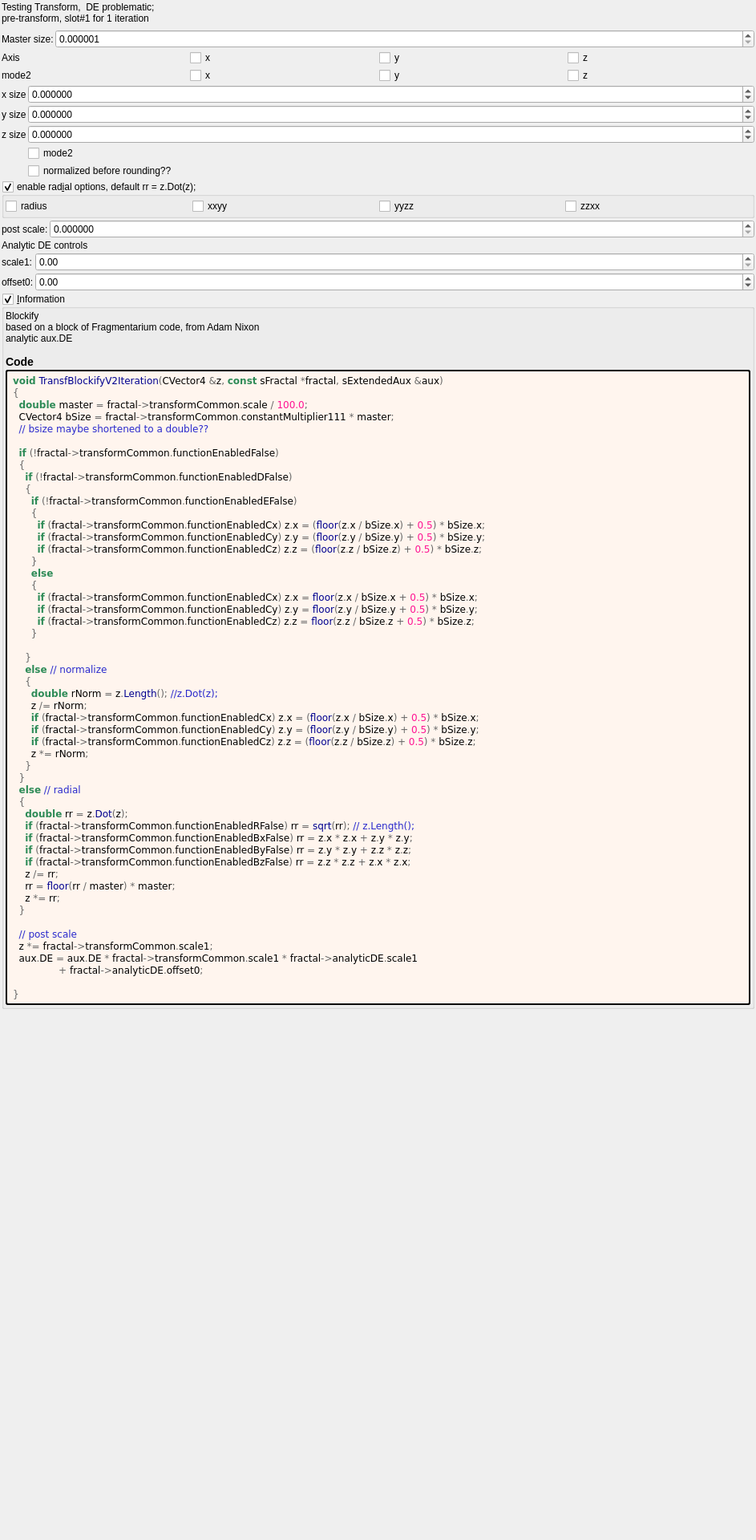
<?xml version="1.0" encoding="UTF-8"?>
<ui version="4.0">
 <class>Form</class>
 <widget class="QWidget" name="Form">
  <property name="geometry">
   <rect>
    <x>0</x>
    <y>0</y>
    <width>943</width>
    <height>1920</height>
   </rect>
  </property>
  <property name="windowTitle">
   <string notr="true">transf_blockify_v2</string>
  </property>
  <layout class="QVBoxLayout" name="verticalLayout">
   <property name="spacing">
    <number>2</number>
   </property>
   <property name="leftMargin">
    <number>2</number>
   </property>
   <property name="topMargin">
    <number>2</number>
   </property>
   <property name="rightMargin">
    <number>2</number>
   </property>
   <property name="bottomMargin">
    <number>2</number>
   </property>
   <item>
    <widget class="QLabel" name="label_94">
     <property name="text">
      <string>Testing Transform,  DE problematic;
pre-transform, slot#1 for 1 iteration</string>
     </property>
     <property name="wordWrap">
      <bool>true</bool>
     </property>
    </widget>
   </item>
   <item>
    <layout class="QGridLayout" name="gridLayout_75" columnstretch="0,1">
     <property name="topMargin">
      <number>5</number>
     </property>
     <property name="spacing">
      <number>2</number>
     </property>
     <item row="0" column="0">
      <widget class="QLabel" name="label_109">
       <property name="text">
        <string>Master size:</string>
       </property>
       <property name="wordWrap">
        <bool>true</bool>
       </property>
      </widget>
     </item>
     <item row="0" column="1">
      <widget class="MyDoubleSpinBox" name="spinbox_transf_scale">
       <property name="sizePolicy">
        <sizepolicy hsizetype="Minimum" vsizetype="Maximum">
         <horstretch>0</horstretch>
         <verstretch>0</verstretch>
        </sizepolicy>
       </property>
       <property name="prefix">
        <string/>
       </property>
       <property name="suffix">
        <string/>
       </property>
       <property name="decimals">
        <number>6</number>
       </property>
       <property name="minimum">
        <double>0.000001000000000</double>
       </property>
       <property name="maximum">
        <double>999.000000000000000</double>
       </property>
       <property name="singleStep">
        <double>0.100000000000000</double>
       </property>
      </widget>
     </item>
    </layout>
   </item>
   <item>
    <layout class="QGridLayout" name="gridLayout" columnstretch="0,0,0,0">
     <item row="1" column="1">
      <widget class="MyCheckBox" name="checkBox_transf_function_enabledCx">
       <property name="text">
        <string notr="true">x</string>
       </property>
      </widget>
     </item>
     <item row="1" column="3">
      <widget class="MyCheckBox" name="checkBox_transf_function_enabledCz">
       <property name="text">
        <string notr="true">z</string>
       </property>
      </widget>
     </item>
     <item row="1" column="2">
      <widget class="MyCheckBox" name="checkBox_transf_function_enabledCy">
       <property name="text">
        <string notr="true">y</string>
       </property>
      </widget>
     </item>
     <item row="1" column="0">
      <widget class="QLabel" name="label_104">
       <property name="text">
        <string>Axis</string>
       </property>
       <property name="wordWrap">
        <bool>true</bool>
       </property>
      </widget>
     </item>
    </layout>
   </item>
   <item>
    <layout class="QGridLayout" name="gridLayout_3" columnstretch="0,0,0,0">
     <item row="1" column="1">
      <widget class="MyCheckBox" name="checkBox_transf_function_enabledAx_false">
       <property name="text">
        <string notr="true">x</string>
       </property>
      </widget>
     </item>
     <item row="1" column="3">
      <widget class="MyCheckBox" name="checkBox_transf_function_enabledAz_false">
       <property name="text">
        <string notr="true">z</string>
       </property>
      </widget>
     </item>
     <item row="1" column="2">
      <widget class="MyCheckBox" name="checkBox_transf_function_enabledAy_false">
       <property name="text">
        <string notr="true">y</string>
       </property>
      </widget>
     </item>
     <item row="1" column="0">
      <widget class="QLabel" name="label_105">
       <property name="text">
        <string>mode2</string>
       </property>
       <property name="wordWrap">
        <bool>true</bool>
       </property>
      </widget>
     </item>
    </layout>
   </item>
   <item>
    <layout class="QGridLayout" name="gridLayout_14" columnstretch="0,1">
     <property name="spacing">
      <number>2</number>
     </property>
     <item row="2" column="0">
      <widget class="QLabel" name="label_107">
       <property name="text">
        <string>y size</string>
       </property>
       <property name="wordWrap">
        <bool>true</bool>
       </property>
      </widget>
     </item>
     <item row="1" column="0">
      <widget class="QLabel" name="label_106">
       <property name="text">
        <string>x size</string>
       </property>
       <property name="wordWrap">
        <bool>true</bool>
       </property>
      </widget>
     </item>
     <item row="2" column="1">
      <widget class="MyDoubleSpinBox" name="spinbox3_transf_constant_multiplier_111_y">
       <property name="sizePolicy">
        <sizepolicy hsizetype="Minimum" vsizetype="Maximum">
         <horstretch>0</horstretch>
         <verstretch>0</verstretch>
        </sizepolicy>
       </property>
       <property name="prefix">
        <string/>
       </property>
       <property name="suffix">
        <string/>
       </property>
       <property name="decimals">
        <number>6</number>
       </property>
       <property name="minimum">
        <double>-99.989999999999995</double>
       </property>
       <property name="maximum">
        <double>99.989999999999995</double>
       </property>
       <property name="singleStep">
        <double>0.100000000000000</double>
       </property>
      </widget>
     </item>
     <item row="3" column="1">
      <widget class="MyDoubleSpinBox" name="spinbox3_transf_constant_multiplier_111_z">
       <property name="sizePolicy">
        <sizepolicy hsizetype="Minimum" vsizetype="Maximum">
         <horstretch>0</horstretch>
         <verstretch>0</verstretch>
        </sizepolicy>
       </property>
       <property name="prefix">
        <string/>
       </property>
       <property name="suffix">
        <string/>
       </property>
       <property name="decimals">
        <number>6</number>
       </property>
       <property name="minimum">
        <double>-99.989999999999995</double>
       </property>
       <property name="maximum">
        <double>99.989999999999995</double>
       </property>
       <property name="singleStep">
        <double>0.100000000000000</double>
       </property>
      </widget>
     </item>
     <item row="1" column="1">
      <widget class="MyDoubleSpinBox" name="spinbox3_transf_constant_multiplier_111_x">
       <property name="sizePolicy">
        <sizepolicy hsizetype="Minimum" vsizetype="Maximum">
         <horstretch>0</horstretch>
         <verstretch>0</verstretch>
        </sizepolicy>
       </property>
       <property name="prefix">
        <string/>
       </property>
       <property name="suffix">
        <string/>
       </property>
       <property name="decimals">
        <number>6</number>
       </property>
       <property name="minimum">
        <double>-99.989999999999995</double>
       </property>
       <property name="maximum">
        <double>99.989999999999995</double>
       </property>
       <property name="singleStep">
        <double>0.100000000000000</double>
       </property>
      </widget>
     </item>
     <item row="3" column="0">
      <widget class="QLabel" name="label_108">
       <property name="text">
        <string>z size</string>
       </property>
       <property name="wordWrap">
        <bool>true</bool>
       </property>
      </widget>
     </item>
     <item row="5" column="1">
      <widget class="MyCheckBox" name="checkBox_transf_function_enabledD_false">
       <property name="text">
        <string>normalized before rounding??</string>
       </property>
      </widget>
     </item>
     <item row="4" column="1">
      <widget class="MyCheckBox" name="checkBox_transf_function_enabledE_false">
       <property name="text">
        <string>mode2</string>
       </property>
      </widget>
     </item>
    </layout>
   </item>
   <item>
    <widget class="MyGroupBox" name="groupCheck_transf_function_enabled_false">
     <property name="title">
      <string>enable rad&amp;ial options, default rr = z.Dot(z);</string>
     </property>
     <property name="checkable">
      <bool>true</bool>
     </property>
     <layout class="QVBoxLayout" name="verticalLayout_15" stretch="0">
      <property name="spacing">
       <number>2</number>
      </property>
      <property name="leftMargin">
       <number>2</number>
      </property>
      <property name="topMargin">
       <number>2</number>
      </property>
      <property name="rightMargin">
       <number>2</number>
      </property>
      <property name="bottomMargin">
       <number>2</number>
      </property>
      <item>
       <layout class="QGridLayout" name="gridLayout_2" columnstretch="0,0,0,0">
        <item row="1" column="0">
         <widget class="MyCheckBox" name="checkBox_transf_function_enabledR_false">
          <property name="text">
           <string>radius</string>
          </property>
         </widget>
        </item>
        <item row="1" column="3">
         <widget class="MyCheckBox" name="checkBox_transf_function_enabledBz_false">
          <property name="text">
           <string>zzxx</string>
          </property>
         </widget>
        </item>
        <item row="1" column="2">
         <widget class="MyCheckBox" name="checkBox_transf_function_enabledBy_false">
          <property name="text">
           <string>yyzz</string>
          </property>
         </widget>
        </item>
        <item row="1" column="1">
         <widget class="MyCheckBox" name="checkBox_transf_function_enabledBx_false">
          <property name="text">
           <string>xxyy</string>
          </property>
         </widget>
        </item>
       </layout>
      </item>
     </layout>
    </widget>
   </item>
   <item>
    <layout class="QGridLayout" name="gridLayout_13" columnstretch="0,0,1" columnminimumwidth="0,0,0">
     <property name="spacing">
      <number>2</number>
     </property>
     <item row="1" column="0" colspan="2">
      <widget class="QLabel" name="label_93">
       <property name="text">
        <string>post scale:</string>
       </property>
       <property name="wordWrap">
        <bool>true</bool>
       </property>
      </widget>
     </item>
     <item row="1" column="2">
      <widget class="MyDoubleSpinBox" name="spinbox_transf_scale_1">
       <property name="sizePolicy">
        <sizepolicy hsizetype="Minimum" vsizetype="Maximum">
         <horstretch>0</horstretch>
         <verstretch>0</verstretch>
        </sizepolicy>
       </property>
       <property name="prefix">
        <string/>
       </property>
       <property name="suffix">
        <string/>
       </property>
       <property name="decimals">
        <number>6</number>
       </property>
       <property name="minimum">
        <double>0.000000000000000</double>
       </property>
       <property name="maximum">
        <double>500.000000000000000</double>
       </property>
       <property name="singleStep">
        <double>0.100000000000000</double>
       </property>
      </widget>
     </item>
    </layout>
   </item>
   <item>
    <widget class="QLabel" name="label_95">
     <property name="text">
      <string>Analytic DE controls</string>
     </property>
     <property name="wordWrap">
      <bool>true</bool>
     </property>
    </widget>
   </item>
   <item>
    <layout class="QGridLayout" name="gridLayout_27" columnstretch="0,0,1">
     <property name="spacing">
      <number>2</number>
     </property>
     <item row="1" column="2">
      <widget class="MyDoubleSpinBox" name="spinbox_analyticDE_offset_0">
       <property name="sizePolicy">
        <sizepolicy hsizetype="Minimum" vsizetype="Maximum">
         <horstretch>0</horstretch>
         <verstretch>0</verstretch>
        </sizepolicy>
       </property>
       <property name="prefix">
        <string/>
       </property>
       <property name="suffix">
        <string/>
       </property>
       <property name="decimals">
        <number>2</number>
       </property>
       <property name="minimum">
        <double>-99.989999999999995</double>
       </property>
       <property name="maximum">
        <double>99.989999999999995</double>
       </property>
       <property name="singleStep">
        <double>0.100000000000000</double>
       </property>
      </widget>
     </item>
     <item row="1" column="1">
      <widget class="QLabel" name="label_177">
       <property name="text">
        <string>offset0:</string>
       </property>
      </widget>
     </item>
     <item row="0" column="1">
      <widget class="QLabel" name="label_176">
       <property name="text">
        <string>scale1:</string>
       </property>
      </widget>
     </item>
     <item row="0" column="2">
      <widget class="MyDoubleSpinBox" name="spinbox_analyticDE_scale_1">
       <property name="sizePolicy">
        <sizepolicy hsizetype="Minimum" vsizetype="Maximum">
         <horstretch>0</horstretch>
         <verstretch>0</verstretch>
        </sizepolicy>
       </property>
       <property name="prefix">
        <string/>
       </property>
       <property name="suffix">
        <string/>
       </property>
       <property name="decimals">
        <number>2</number>
       </property>
       <property name="minimum">
        <double>0.000000000000000</double>
       </property>
       <property name="maximum">
        <double>99.989999999999995</double>
       </property>
       <property name="singleStep">
        <double>0.100000000000000</double>
       </property>
      </widget>
     </item>
    </layout>
   </item>
   <item>
    <widget class="MyGroupBox" name="groupCheck_info">
     <property name="title">
      <string>&amp;Information</string>
     </property>
     <property name="flat">
      <bool>false</bool>
     </property>
     <property name="checkable">
      <bool>true</bool>
     </property>
     <layout class="QVBoxLayout" name="verticalLayout_2">
      <property name="spacing">
       <number>2</number>
      </property>
      <property name="leftMargin">
       <number>2</number>
      </property>
      <property name="topMargin">
       <number>2</number>
      </property>
      <property name="rightMargin">
       <number>2</number>
      </property>
      <property name="bottomMargin">
       <number>2</number>
      </property>
      <item>
       <widget class="QLabel" name="label_information_general">
        <property name="text">
         <string notr="true">&lt;p&gt;Blockify&lt;br&gt;based on a block of Fragmentarium code, from Adam Nixon&lt;br&gt;analytic aux.DE&lt;/p&gt;&lt;table&gt;
&lt;/table&gt;
&lt;h3&gt;Code&lt;/h3&gt;</string>
        </property>
        <property name="wordWrap">
         <bool>true</bool>
        </property>
        <property name="openExternalLinks">
         <bool>true</bool>
        </property>
        <property name="textInteractionFlags">
         <set>Qt::LinksAccessibleByMouse|Qt::TextSelectableByMouse</set>
        </property>
       </widget>
      </item>
      <item>
       <widget class="QLabel" name="label_code_content">
        <property name="styleSheet">
         <string notr="true">border-style: outset; border-width: 2px; border-radius: 3px; border-color: black; background-color: #fff5ee; padding: 4px;</string>
        </property>
        <property name="text">
         <string notr="true">&lt;body style=&quot;background-color:#fff5ee&quot;&gt;
&lt;pre style=&quot;color:#000000; background-color:#fff5ee;  font-family:'Courier New',monospace;&quot;&gt;&lt;span style=&quot;color:#2e8b57; font-weight:bold&quot;&gt;void&lt;/span&gt; &lt;span style=&quot;color:#00008f&quot;&gt;TransfBlockifyV2Iteration&lt;/span&gt;&lt;span style=&quot;color:#676767&quot;&gt;(&lt;/span&gt;CVector4 &lt;span style=&quot;color:#676767&quot;&gt;&amp;amp;&lt;/span&gt;z&lt;span style=&quot;color:#676767&quot;&gt;,&lt;/span&gt; &lt;span style=&quot;color:#2e8b57; font-weight:bold&quot;&gt;const&lt;/span&gt; sFractal &lt;span style=&quot;color:#676767&quot;&gt;*&lt;/span&gt;fractal&lt;span style=&quot;color:#676767&quot;&gt;,&lt;/span&gt; sExtendedAux &lt;span style=&quot;color:#676767&quot;&gt;&amp;amp;&lt;/span&gt;aux&lt;span style=&quot;color:#676767&quot;&gt;)&lt;/span&gt;
&lt;span style=&quot;color:#676767&quot;&gt;{&lt;/span&gt;
  &lt;span style=&quot;color:#2e8b57; font-weight:bold&quot;&gt;double&lt;/span&gt; master &lt;span style=&quot;color:#676767&quot;&gt;=&lt;/span&gt; fractal&lt;span style=&quot;color:#676767&quot;&gt;-&amp;gt;&lt;/span&gt;transformCommon&lt;span style=&quot;color:#676767&quot;&gt;.&lt;/span&gt;scale &lt;span style=&quot;color:#676767&quot;&gt;/&lt;/span&gt; &lt;span style=&quot;color:#ff1493&quot;&gt;100.0&lt;/span&gt;&lt;span style=&quot;color:#676767&quot;&gt;;&lt;/span&gt;
  CVector4 bSize &lt;span style=&quot;color:#676767&quot;&gt;=&lt;/span&gt; fractal&lt;span style=&quot;color:#676767&quot;&gt;-&amp;gt;&lt;/span&gt;transformCommon&lt;span style=&quot;color:#676767&quot;&gt;.&lt;/span&gt;constantMultiplier111 &lt;span style=&quot;color:#676767&quot;&gt;*&lt;/span&gt; master&lt;span style=&quot;color:#676767&quot;&gt;;&lt;/span&gt;
  &lt;span style=&quot;color:#2929cc&quot;&gt;// bsize maybe shortened to a double??&lt;/span&gt;

  &lt;span style=&quot;color:#2e8b57; font-weight:bold&quot;&gt;if&lt;/span&gt; &lt;span style=&quot;color:#676767&quot;&gt;(!&lt;/span&gt;fractal&lt;span style=&quot;color:#676767&quot;&gt;-&amp;gt;&lt;/span&gt;transformCommon&lt;span style=&quot;color:#676767&quot;&gt;.&lt;/span&gt;functionEnabledFalse&lt;span style=&quot;color:#676767&quot;&gt;)&lt;/span&gt;
  &lt;span style=&quot;color:#676767&quot;&gt;{&lt;/span&gt;
    &lt;span style=&quot;color:#2e8b57; font-weight:bold&quot;&gt;if&lt;/span&gt; &lt;span style=&quot;color:#676767&quot;&gt;(!&lt;/span&gt;fractal&lt;span style=&quot;color:#676767&quot;&gt;-&amp;gt;&lt;/span&gt;transformCommon&lt;span style=&quot;color:#676767&quot;&gt;.&lt;/span&gt;functionEnabledDFalse&lt;span style=&quot;color:#676767&quot;&gt;)&lt;/span&gt;
    &lt;span style=&quot;color:#676767&quot;&gt;{&lt;/span&gt;
      &lt;span style=&quot;color:#2e8b57; font-weight:bold&quot;&gt;if&lt;/span&gt; &lt;span style=&quot;color:#676767&quot;&gt;(!&lt;/span&gt;fractal&lt;span style=&quot;color:#676767&quot;&gt;-&amp;gt;&lt;/span&gt;transformCommon&lt;span style=&quot;color:#676767&quot;&gt;.&lt;/span&gt;functionEnabledEFalse&lt;span style=&quot;color:#676767&quot;&gt;)&lt;/span&gt;
      &lt;span style=&quot;color:#676767&quot;&gt;{&lt;/span&gt;
        &lt;span style=&quot;color:#2e8b57; font-weight:bold&quot;&gt;if&lt;/span&gt; &lt;span style=&quot;color:#676767&quot;&gt;(&lt;/span&gt;fractal&lt;span style=&quot;color:#676767&quot;&gt;-&amp;gt;&lt;/span&gt;transformCommon&lt;span style=&quot;color:#676767&quot;&gt;.&lt;/span&gt;functionEnabledCx&lt;span style=&quot;color:#676767&quot;&gt;)&lt;/span&gt; z&lt;span style=&quot;color:#676767&quot;&gt;.&lt;/span&gt;x &lt;span style=&quot;color:#676767&quot;&gt;= (&lt;/span&gt;&lt;span style=&quot;color:#00008f&quot;&gt;floor&lt;/span&gt;&lt;span style=&quot;color:#676767&quot;&gt;(&lt;/span&gt;z&lt;span style=&quot;color:#676767&quot;&gt;.&lt;/span&gt;x &lt;span style=&quot;color:#676767&quot;&gt;/&lt;/span&gt; bSize&lt;span style=&quot;color:#676767&quot;&gt;.&lt;/span&gt;x&lt;span style=&quot;color:#676767&quot;&gt;) +&lt;/span&gt; &lt;span style=&quot;color:#ff1493&quot;&gt;0.5&lt;/span&gt;&lt;span style=&quot;color:#676767&quot;&gt;) *&lt;/span&gt; bSize&lt;span style=&quot;color:#676767&quot;&gt;.&lt;/span&gt;x&lt;span style=&quot;color:#676767&quot;&gt;;&lt;/span&gt;
        &lt;span style=&quot;color:#2e8b57; font-weight:bold&quot;&gt;if&lt;/span&gt; &lt;span style=&quot;color:#676767&quot;&gt;(&lt;/span&gt;fractal&lt;span style=&quot;color:#676767&quot;&gt;-&amp;gt;&lt;/span&gt;transformCommon&lt;span style=&quot;color:#676767&quot;&gt;.&lt;/span&gt;functionEnabledCy&lt;span style=&quot;color:#676767&quot;&gt;)&lt;/span&gt; z&lt;span style=&quot;color:#676767&quot;&gt;.&lt;/span&gt;y &lt;span style=&quot;color:#676767&quot;&gt;= (&lt;/span&gt;&lt;span style=&quot;color:#00008f&quot;&gt;floor&lt;/span&gt;&lt;span style=&quot;color:#676767&quot;&gt;(&lt;/span&gt;z&lt;span style=&quot;color:#676767&quot;&gt;.&lt;/span&gt;y &lt;span style=&quot;color:#676767&quot;&gt;/&lt;/span&gt; bSize&lt;span style=&quot;color:#676767&quot;&gt;.&lt;/span&gt;y&lt;span style=&quot;color:#676767&quot;&gt;) +&lt;/span&gt; &lt;span style=&quot;color:#ff1493&quot;&gt;0.5&lt;/span&gt;&lt;span style=&quot;color:#676767&quot;&gt;) *&lt;/span&gt; bSize&lt;span style=&quot;color:#676767&quot;&gt;.&lt;/span&gt;y&lt;span style=&quot;color:#676767&quot;&gt;;&lt;/span&gt;
        &lt;span style=&quot;color:#2e8b57; font-weight:bold&quot;&gt;if&lt;/span&gt; &lt;span style=&quot;color:#676767&quot;&gt;(&lt;/span&gt;fractal&lt;span style=&quot;color:#676767&quot;&gt;-&amp;gt;&lt;/span&gt;transformCommon&lt;span style=&quot;color:#676767&quot;&gt;.&lt;/span&gt;functionEnabledCz&lt;span style=&quot;color:#676767&quot;&gt;)&lt;/span&gt; z&lt;span style=&quot;color:#676767&quot;&gt;.&lt;/span&gt;z &lt;span style=&quot;color:#676767&quot;&gt;= (&lt;/span&gt;&lt;span style=&quot;color:#00008f&quot;&gt;floor&lt;/span&gt;&lt;span style=&quot;color:#676767&quot;&gt;(&lt;/span&gt;z&lt;span style=&quot;color:#676767&quot;&gt;.&lt;/span&gt;z &lt;span style=&quot;color:#676767&quot;&gt;/&lt;/span&gt; bSize&lt;span style=&quot;color:#676767&quot;&gt;.&lt;/span&gt;z&lt;span style=&quot;color:#676767&quot;&gt;) +&lt;/span&gt; &lt;span style=&quot;color:#ff1493&quot;&gt;0.5&lt;/span&gt;&lt;span style=&quot;color:#676767&quot;&gt;) *&lt;/span&gt; bSize&lt;span style=&quot;color:#676767&quot;&gt;.&lt;/span&gt;z&lt;span style=&quot;color:#676767&quot;&gt;;&lt;/span&gt;
      &lt;span style=&quot;color:#676767&quot;&gt;}&lt;/span&gt;
      &lt;span style=&quot;color:#2e8b57; font-weight:bold&quot;&gt;else&lt;/span&gt;
      &lt;span style=&quot;color:#676767&quot;&gt;{&lt;/span&gt;
        &lt;span style=&quot;color:#2e8b57; font-weight:bold&quot;&gt;if&lt;/span&gt; &lt;span style=&quot;color:#676767&quot;&gt;(&lt;/span&gt;fractal&lt;span style=&quot;color:#676767&quot;&gt;-&amp;gt;&lt;/span&gt;transformCommon&lt;span style=&quot;color:#676767&quot;&gt;.&lt;/span&gt;functionEnabledCx&lt;span style=&quot;color:#676767&quot;&gt;)&lt;/span&gt; z&lt;span style=&quot;color:#676767&quot;&gt;.&lt;/span&gt;x &lt;span style=&quot;color:#676767&quot;&gt;=&lt;/span&gt; &lt;span style=&quot;color:#00008f&quot;&gt;floor&lt;/span&gt;&lt;span style=&quot;color:#676767&quot;&gt;(&lt;/span&gt;z&lt;span style=&quot;color:#676767&quot;&gt;.&lt;/span&gt;x &lt;span style=&quot;color:#676767&quot;&gt;/&lt;/span&gt; bSize&lt;span style=&quot;color:#676767&quot;&gt;.&lt;/span&gt;x &lt;span style=&quot;color:#676767&quot;&gt;+&lt;/span&gt; &lt;span style=&quot;color:#ff1493&quot;&gt;0.5&lt;/span&gt;&lt;span style=&quot;color:#676767&quot;&gt;) *&lt;/span&gt; bSize&lt;span style=&quot;color:#676767&quot;&gt;.&lt;/span&gt;x&lt;span style=&quot;color:#676767&quot;&gt;;&lt;/span&gt;
        &lt;span style=&quot;color:#2e8b57; font-weight:bold&quot;&gt;if&lt;/span&gt; &lt;span style=&quot;color:#676767&quot;&gt;(&lt;/span&gt;fractal&lt;span style=&quot;color:#676767&quot;&gt;-&amp;gt;&lt;/span&gt;transformCommon&lt;span style=&quot;color:#676767&quot;&gt;.&lt;/span&gt;functionEnabledCy&lt;span style=&quot;color:#676767&quot;&gt;)&lt;/span&gt; z&lt;span style=&quot;color:#676767&quot;&gt;.&lt;/span&gt;y &lt;span style=&quot;color:#676767&quot;&gt;=&lt;/span&gt; &lt;span style=&quot;color:#00008f&quot;&gt;floor&lt;/span&gt;&lt;span style=&quot;color:#676767&quot;&gt;(&lt;/span&gt;z&lt;span style=&quot;color:#676767&quot;&gt;.&lt;/span&gt;y &lt;span style=&quot;color:#676767&quot;&gt;/&lt;/span&gt; bSize&lt;span style=&quot;color:#676767&quot;&gt;.&lt;/span&gt;y &lt;span style=&quot;color:#676767&quot;&gt;+&lt;/span&gt; &lt;span style=&quot;color:#ff1493&quot;&gt;0.5&lt;/span&gt;&lt;span style=&quot;color:#676767&quot;&gt;) *&lt;/span&gt; bSize&lt;span style=&quot;color:#676767&quot;&gt;.&lt;/span&gt;y&lt;span style=&quot;color:#676767&quot;&gt;;&lt;/span&gt;
        &lt;span style=&quot;color:#2e8b57; font-weight:bold&quot;&gt;if&lt;/span&gt; &lt;span style=&quot;color:#676767&quot;&gt;(&lt;/span&gt;fractal&lt;span style=&quot;color:#676767&quot;&gt;-&amp;gt;&lt;/span&gt;transformCommon&lt;span style=&quot;color:#676767&quot;&gt;.&lt;/span&gt;functionEnabledCz&lt;span style=&quot;color:#676767&quot;&gt;)&lt;/span&gt; z&lt;span style=&quot;color:#676767&quot;&gt;.&lt;/span&gt;z &lt;span style=&quot;color:#676767&quot;&gt;=&lt;/span&gt; &lt;span style=&quot;color:#00008f&quot;&gt;floor&lt;/span&gt;&lt;span style=&quot;color:#676767&quot;&gt;(&lt;/span&gt;z&lt;span style=&quot;color:#676767&quot;&gt;.&lt;/span&gt;z &lt;span style=&quot;color:#676767&quot;&gt;/&lt;/span&gt; bSize&lt;span style=&quot;color:#676767&quot;&gt;.&lt;/span&gt;z &lt;span style=&quot;color:#676767&quot;&gt;+&lt;/span&gt; &lt;span style=&quot;color:#ff1493&quot;&gt;0.5&lt;/span&gt;&lt;span style=&quot;color:#676767&quot;&gt;) *&lt;/span&gt; bSize&lt;span style=&quot;color:#676767&quot;&gt;.&lt;/span&gt;z&lt;span style=&quot;color:#676767&quot;&gt;;&lt;/span&gt;
      &lt;span style=&quot;color:#676767&quot;&gt;}&lt;/span&gt;

    &lt;span style=&quot;color:#676767&quot;&gt;}&lt;/span&gt;
    &lt;span style=&quot;color:#2e8b57; font-weight:bold&quot;&gt;else&lt;/span&gt; &lt;span style=&quot;color:#2929cc&quot;&gt;// normalize&lt;/span&gt;
    &lt;span style=&quot;color:#676767&quot;&gt;{&lt;/span&gt;
      &lt;span style=&quot;color:#2e8b57; font-weight:bold&quot;&gt;double&lt;/span&gt; rNorm &lt;span style=&quot;color:#676767&quot;&gt;=&lt;/span&gt; z&lt;span style=&quot;color:#676767&quot;&gt;.&lt;/span&gt;&lt;span style=&quot;color:#00008f&quot;&gt;Length&lt;/span&gt;&lt;span style=&quot;color:#676767&quot;&gt;();&lt;/span&gt; &lt;span style=&quot;color:#2929cc&quot;&gt;//z.Dot(z);&lt;/span&gt;
      z &lt;span style=&quot;color:#676767&quot;&gt;/=&lt;/span&gt; rNorm&lt;span style=&quot;color:#676767&quot;&gt;;&lt;/span&gt;
      &lt;span style=&quot;color:#2e8b57; font-weight:bold&quot;&gt;if&lt;/span&gt; &lt;span style=&quot;color:#676767&quot;&gt;(&lt;/span&gt;fractal&lt;span style=&quot;color:#676767&quot;&gt;-&amp;gt;&lt;/span&gt;transformCommon&lt;span style=&quot;color:#676767&quot;&gt;.&lt;/span&gt;functionEnabledCx&lt;span style=&quot;color:#676767&quot;&gt;)&lt;/span&gt; z&lt;span style=&quot;color:#676767&quot;&gt;.&lt;/span&gt;x &lt;span style=&quot;color:#676767&quot;&gt;= (&lt;/span&gt;&lt;span style=&quot;color:#00008f&quot;&gt;floor&lt;/span&gt;&lt;span style=&quot;color:#676767&quot;&gt;(&lt;/span&gt;z&lt;span style=&quot;color:#676767&quot;&gt;.&lt;/span&gt;x &lt;span style=&quot;color:#676767&quot;&gt;/&lt;/span&gt; bSize&lt;span style=&quot;color:#676767&quot;&gt;.&lt;/span&gt;x&lt;span style=&quot;color:#676767&quot;&gt;) +&lt;/span&gt; &lt;span style=&quot;color:#ff1493&quot;&gt;0.5&lt;/span&gt;&lt;span style=&quot;color:#676767&quot;&gt;) *&lt;/span&gt; bSize&lt;span style=&quot;color:#676767&quot;&gt;.&lt;/span&gt;x&lt;span style=&quot;color:#676767&quot;&gt;;&lt;/span&gt;
      &lt;span style=&quot;color:#2e8b57; font-weight:bold&quot;&gt;if&lt;/span&gt; &lt;span style=&quot;color:#676767&quot;&gt;(&lt;/span&gt;fractal&lt;span style=&quot;color:#676767&quot;&gt;-&amp;gt;&lt;/span&gt;transformCommon&lt;span style=&quot;color:#676767&quot;&gt;.&lt;/span&gt;functionEnabledCy&lt;span style=&quot;color:#676767&quot;&gt;)&lt;/span&gt; z&lt;span style=&quot;color:#676767&quot;&gt;.&lt;/span&gt;y &lt;span style=&quot;color:#676767&quot;&gt;= (&lt;/span&gt;&lt;span style=&quot;color:#00008f&quot;&gt;floor&lt;/span&gt;&lt;span style=&quot;color:#676767&quot;&gt;(&lt;/span&gt;z&lt;span style=&quot;color:#676767&quot;&gt;.&lt;/span&gt;y &lt;span style=&quot;color:#676767&quot;&gt;/&lt;/span&gt; bSize&lt;span style=&quot;color:#676767&quot;&gt;.&lt;/span&gt;y&lt;span style=&quot;color:#676767&quot;&gt;) +&lt;/span&gt; &lt;span style=&quot;color:#ff1493&quot;&gt;0.5&lt;/span&gt;&lt;span style=&quot;color:#676767&quot;&gt;) *&lt;/span&gt; bSize&lt;span style=&quot;color:#676767&quot;&gt;.&lt;/span&gt;y&lt;span style=&quot;color:#676767&quot;&gt;;&lt;/span&gt;
      &lt;span style=&quot;color:#2e8b57; font-weight:bold&quot;&gt;if&lt;/span&gt; &lt;span style=&quot;color:#676767&quot;&gt;(&lt;/span&gt;fractal&lt;span style=&quot;color:#676767&quot;&gt;-&amp;gt;&lt;/span&gt;transformCommon&lt;span style=&quot;color:#676767&quot;&gt;.&lt;/span&gt;functionEnabledCz&lt;span style=&quot;color:#676767&quot;&gt;)&lt;/span&gt; z&lt;span style=&quot;color:#676767&quot;&gt;.&lt;/span&gt;z &lt;span style=&quot;color:#676767&quot;&gt;= (&lt;/span&gt;&lt;span style=&quot;color:#00008f&quot;&gt;floor&lt;/span&gt;&lt;span style=&quot;color:#676767&quot;&gt;(&lt;/span&gt;z&lt;span style=&quot;color:#676767&quot;&gt;.&lt;/span&gt;z &lt;span style=&quot;color:#676767&quot;&gt;/&lt;/span&gt; bSize&lt;span style=&quot;color:#676767&quot;&gt;.&lt;/span&gt;z&lt;span style=&quot;color:#676767&quot;&gt;) +&lt;/span&gt; &lt;span style=&quot;color:#ff1493&quot;&gt;0.5&lt;/span&gt;&lt;span style=&quot;color:#676767&quot;&gt;) *&lt;/span&gt; bSize&lt;span style=&quot;color:#676767&quot;&gt;.&lt;/span&gt;z&lt;span style=&quot;color:#676767&quot;&gt;;&lt;/span&gt;
      z &lt;span style=&quot;color:#676767&quot;&gt;*=&lt;/span&gt; rNorm&lt;span style=&quot;color:#676767&quot;&gt;;&lt;/span&gt;
    &lt;span style=&quot;color:#676767&quot;&gt;}&lt;/span&gt;
  &lt;span style=&quot;color:#676767&quot;&gt;}&lt;/span&gt;
  &lt;span style=&quot;color:#2e8b57; font-weight:bold&quot;&gt;else&lt;/span&gt; &lt;span style=&quot;color:#2929cc&quot;&gt;// radial&lt;/span&gt;
  &lt;span style=&quot;color:#676767&quot;&gt;{&lt;/span&gt;
    &lt;span style=&quot;color:#2e8b57; font-weight:bold&quot;&gt;double&lt;/span&gt; rr &lt;span style=&quot;color:#676767&quot;&gt;=&lt;/span&gt; z&lt;span style=&quot;color:#676767&quot;&gt;.&lt;/span&gt;&lt;span style=&quot;color:#00008f&quot;&gt;Dot&lt;/span&gt;&lt;span style=&quot;color:#676767&quot;&gt;(&lt;/span&gt;z&lt;span style=&quot;color:#676767&quot;&gt;);&lt;/span&gt;
    &lt;span style=&quot;color:#2e8b57; font-weight:bold&quot;&gt;if&lt;/span&gt; &lt;span style=&quot;color:#676767&quot;&gt;(&lt;/span&gt;fractal&lt;span style=&quot;color:#676767&quot;&gt;-&amp;gt;&lt;/span&gt;transformCommon&lt;span style=&quot;color:#676767&quot;&gt;.&lt;/span&gt;functionEnabledRFalse&lt;span style=&quot;color:#676767&quot;&gt;)&lt;/span&gt; rr &lt;span style=&quot;color:#676767&quot;&gt;=&lt;/span&gt; &lt;span style=&quot;color:#00008f&quot;&gt;sqrt&lt;/span&gt;&lt;span style=&quot;color:#676767&quot;&gt;(&lt;/span&gt;rr&lt;span style=&quot;color:#676767&quot;&gt;);&lt;/span&gt; &lt;span style=&quot;color:#2929cc&quot;&gt;// z.Length();&lt;/span&gt;
    &lt;span style=&quot;color:#2e8b57; font-weight:bold&quot;&gt;if&lt;/span&gt; &lt;span style=&quot;color:#676767&quot;&gt;(&lt;/span&gt;fractal&lt;span style=&quot;color:#676767&quot;&gt;-&amp;gt;&lt;/span&gt;transformCommon&lt;span style=&quot;color:#676767&quot;&gt;.&lt;/span&gt;functionEnabledBxFalse&lt;span style=&quot;color:#676767&quot;&gt;)&lt;/span&gt; rr &lt;span style=&quot;color:#676767&quot;&gt;=&lt;/span&gt; z&lt;span style=&quot;color:#676767&quot;&gt;.&lt;/span&gt;x &lt;span style=&quot;color:#676767&quot;&gt;*&lt;/span&gt; z&lt;span style=&quot;color:#676767&quot;&gt;.&lt;/span&gt;x &lt;span style=&quot;color:#676767&quot;&gt;+&lt;/span&gt; z&lt;span style=&quot;color:#676767&quot;&gt;.&lt;/span&gt;y &lt;span style=&quot;color:#676767&quot;&gt;*&lt;/span&gt; z&lt;span style=&quot;color:#676767&quot;&gt;.&lt;/span&gt;y&lt;span style=&quot;color:#676767&quot;&gt;;&lt;/span&gt;
    &lt;span style=&quot;color:#2e8b57; font-weight:bold&quot;&gt;if&lt;/span&gt; &lt;span style=&quot;color:#676767&quot;&gt;(&lt;/span&gt;fractal&lt;span style=&quot;color:#676767&quot;&gt;-&amp;gt;&lt;/span&gt;transformCommon&lt;span style=&quot;color:#676767&quot;&gt;.&lt;/span&gt;functionEnabledByFalse&lt;span style=&quot;color:#676767&quot;&gt;)&lt;/span&gt; rr &lt;span style=&quot;color:#676767&quot;&gt;=&lt;/span&gt; z&lt;span style=&quot;color:#676767&quot;&gt;.&lt;/span&gt;y &lt;span style=&quot;color:#676767&quot;&gt;*&lt;/span&gt; z&lt;span style=&quot;color:#676767&quot;&gt;.&lt;/span&gt;y &lt;span style=&quot;color:#676767&quot;&gt;+&lt;/span&gt; z&lt;span style=&quot;color:#676767&quot;&gt;.&lt;/span&gt;z &lt;span style=&quot;color:#676767&quot;&gt;*&lt;/span&gt; z&lt;span style=&quot;color:#676767&quot;&gt;.&lt;/span&gt;z&lt;span style=&quot;color:#676767&quot;&gt;;&lt;/span&gt;
    &lt;span style=&quot;color:#2e8b57; font-weight:bold&quot;&gt;if&lt;/span&gt; &lt;span style=&quot;color:#676767&quot;&gt;(&lt;/span&gt;fractal&lt;span style=&quot;color:#676767&quot;&gt;-&amp;gt;&lt;/span&gt;transformCommon&lt;span style=&quot;color:#676767&quot;&gt;.&lt;/span&gt;functionEnabledBzFalse&lt;span style=&quot;color:#676767&quot;&gt;)&lt;/span&gt; rr &lt;span style=&quot;color:#676767&quot;&gt;=&lt;/span&gt; z&lt;span style=&quot;color:#676767&quot;&gt;.&lt;/span&gt;z &lt;span style=&quot;color:#676767&quot;&gt;*&lt;/span&gt; z&lt;span style=&quot;color:#676767&quot;&gt;.&lt;/span&gt;z &lt;span style=&quot;color:#676767&quot;&gt;+&lt;/span&gt; z&lt;span style=&quot;color:#676767&quot;&gt;.&lt;/span&gt;x &lt;span style=&quot;color:#676767&quot;&gt;*&lt;/span&gt; z&lt;span style=&quot;color:#676767&quot;&gt;.&lt;/span&gt;x&lt;span style=&quot;color:#676767&quot;&gt;;&lt;/span&gt;
    z &lt;span style=&quot;color:#676767&quot;&gt;/=&lt;/span&gt; rr&lt;span style=&quot;color:#676767&quot;&gt;;&lt;/span&gt;
    rr &lt;span style=&quot;color:#676767&quot;&gt;=&lt;/span&gt; &lt;span style=&quot;color:#00008f&quot;&gt;floor&lt;/span&gt;&lt;span style=&quot;color:#676767&quot;&gt;(&lt;/span&gt;rr &lt;span style=&quot;color:#676767&quot;&gt;/&lt;/span&gt; master&lt;span style=&quot;color:#676767&quot;&gt;) *&lt;/span&gt; master&lt;span style=&quot;color:#676767&quot;&gt;;&lt;/span&gt;
    z &lt;span style=&quot;color:#676767&quot;&gt;*=&lt;/span&gt; rr&lt;span style=&quot;color:#676767&quot;&gt;;&lt;/span&gt;
  &lt;span style=&quot;color:#676767&quot;&gt;}&lt;/span&gt;

  &lt;span style=&quot;color:#2929cc&quot;&gt;// post scale&lt;/span&gt;
  z &lt;span style=&quot;color:#676767&quot;&gt;*=&lt;/span&gt; fractal&lt;span style=&quot;color:#676767&quot;&gt;-&amp;gt;&lt;/span&gt;transformCommon&lt;span style=&quot;color:#676767&quot;&gt;.&lt;/span&gt;scale1&lt;span style=&quot;color:#676767&quot;&gt;;&lt;/span&gt;
  aux&lt;span style=&quot;color:#676767&quot;&gt;.&lt;/span&gt;DE &lt;span style=&quot;color:#676767&quot;&gt;=&lt;/span&gt; aux&lt;span style=&quot;color:#676767&quot;&gt;.&lt;/span&gt;DE &lt;span style=&quot;color:#676767&quot;&gt;*&lt;/span&gt; fractal&lt;span style=&quot;color:#676767&quot;&gt;-&amp;gt;&lt;/span&gt;transformCommon&lt;span style=&quot;color:#676767&quot;&gt;.&lt;/span&gt;scale1 &lt;span style=&quot;color:#676767&quot;&gt;*&lt;/span&gt; fractal&lt;span style=&quot;color:#676767&quot;&gt;-&amp;gt;&lt;/span&gt;analyticDE&lt;span style=&quot;color:#676767&quot;&gt;.&lt;/span&gt;scale1
               &lt;span style=&quot;color:#676767&quot;&gt;+&lt;/span&gt; fractal&lt;span style=&quot;color:#676767&quot;&gt;-&amp;gt;&lt;/span&gt;analyticDE&lt;span style=&quot;color:#676767&quot;&gt;.&lt;/span&gt;offset0&lt;span style=&quot;color:#676767&quot;&gt;;&lt;/span&gt;

&lt;span style=&quot;color:#676767&quot;&gt;}&lt;/span&gt;
&lt;/pre&gt;
&lt;/body&gt;</string>
        </property>
        <property name="wordWrap">
         <bool>true</bool>
        </property>
        <property name="openExternalLinks">
         <bool>true</bool>
        </property>
        <property name="textInteractionFlags">
         <set>Qt::LinksAccessibleByMouse|Qt::TextSelectableByMouse</set>
        </property>
       </widget>
      </item>
     </layout>
    </widget>
   </item>
   <item>
    <spacer name="verticalSpacer_2">
     <property name="orientation">
      <enum>Qt::Vertical</enum>
     </property>
     <property name="sizeHint" stdset="0">
      <size>
       <width>20</width>
       <height>40</height>
      </size>
     </property>
    </spacer>
   </item>
  </layout>
 </widget>
 <customwidgets>
  <customwidget>
   <class>MyGroupBox</class>
   <extends>QGroupBox</extends>
   <header>my_group_box.h</header>
   <container>1</container>
  </customwidget>
  <customwidget>
   <class>MyDoubleSpinBox</class>
   <extends>QDoubleSpinBox</extends>
   <header>my_double_spin_box.h</header>
  </customwidget>
  <customwidget>
   <class>MyCheckBox</class>
   <extends>QCheckBox</extends>
   <header>my_check_box.h</header>
  </customwidget>
 </customwidgets>
 <tabstops>
  <tabstop>groupCheck_info</tabstop>
 </tabstops>
 <resources/>
 <connections>
  <connection>
   <sender>groupCheck_transf_function_enabled_false</sender>
   <signal>toggled(bool)</signal>
   <receiver>spinbox3_transf_constant_multiplier_111_x</receiver>
   <slot>setDisabled(bool)</slot>
   <hints>
    <hint type="sourcelabel">
     <x>35</x>
     <y>217</y>
    </hint>
    <hint type="destinationlabel">
     <x>217</x>
     <y>108</y>
    </hint>
   </hints>
  </connection>
  <connection>
   <sender>groupCheck_transf_function_enabled_false</sender>
   <signal>toggled(bool)</signal>
   <receiver>spinbox3_transf_constant_multiplier_111_y</receiver>
   <slot>setDisabled(bool)</slot>
   <hints>
    <hint type="sourcelabel">
     <x>58</x>
     <y>220</y>
    </hint>
    <hint type="destinationlabel">
     <x>221</x>
     <y>140</y>
    </hint>
   </hints>
  </connection>
  <connection>
   <sender>groupCheck_transf_function_enabled_false</sender>
   <signal>toggled(bool)</signal>
   <receiver>spinbox3_transf_constant_multiplier_111_z</receiver>
   <slot>setDisabled(bool)</slot>
   <hints>
    <hint type="sourcelabel">
     <x>44</x>
     <y>225</y>
    </hint>
    <hint type="destinationlabel">
     <x>261</x>
     <y>159</y>
    </hint>
   </hints>
  </connection>
  <connection>
   <sender>groupCheck_transf_function_enabled_false</sender>
   <signal>toggled(bool)</signal>
   <receiver>checkBox_transf_function_enabledCx</receiver>
   <slot>setDisabled(bool)</slot>
   <hints>
    <hint type="sourcelabel">
     <x>75</x>
     <y>218</y>
    </hint>
    <hint type="destinationlabel">
     <x>226</x>
     <y>77</y>
    </hint>
   </hints>
  </connection>
  <connection>
   <sender>groupCheck_transf_function_enabled_false</sender>
   <signal>toggled(bool)</signal>
   <receiver>checkBox_transf_function_enabledCy</receiver>
   <slot>setDisabled(bool)</slot>
   <hints>
    <hint type="sourcelabel">
     <x>111</x>
     <y>223</y>
    </hint>
    <hint type="destinationlabel">
     <x>467</x>
     <y>88</y>
    </hint>
   </hints>
  </connection>
  <connection>
   <sender>groupCheck_transf_function_enabled_false</sender>
   <signal>toggled(bool)</signal>
   <receiver>checkBox_transf_function_enabledCz</receiver>
   <slot>setDisabled(bool)</slot>
   <hints>
    <hint type="sourcelabel">
     <x>81</x>
     <y>218</y>
    </hint>
    <hint type="destinationlabel">
     <x>748</x>
     <y>87</y>
    </hint>
   </hints>
  </connection>
  <connection>
   <sender>groupCheck_transf_function_enabled_false</sender>
   <signal>toggled(bool)</signal>
   <receiver>checkBox_transf_function_enabledD_false</receiver>
   <slot>setDisabled(bool)</slot>
   <hints>
    <hint type="sourcelabel">
     <x>141</x>
     <y>220</y>
    </hint>
    <hint type="destinationlabel">
     <x>173</x>
     <y>197</y>
    </hint>
   </hints>
  </connection>
 </connections>
</ui>
